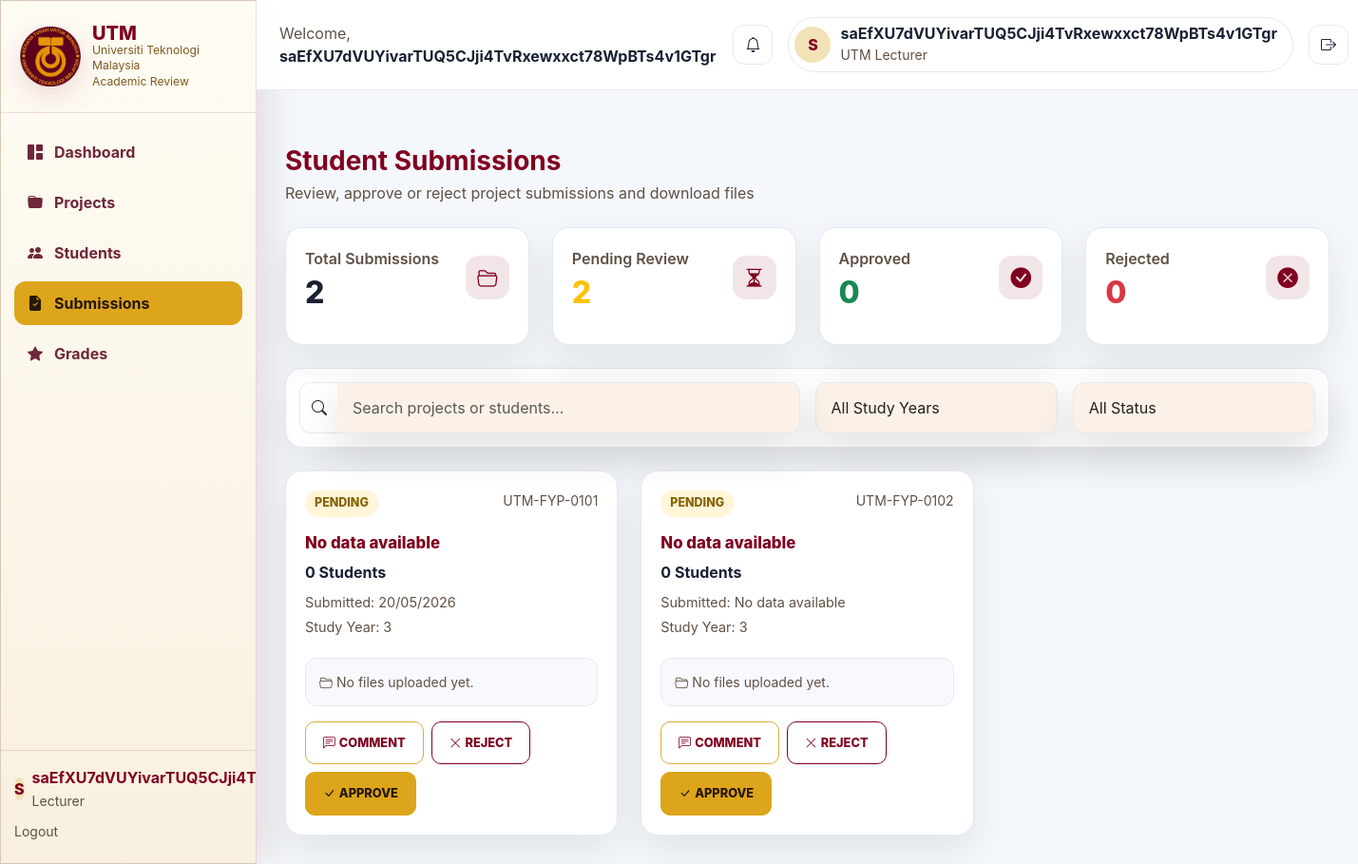
Page /lecturer/lecturer_submissions.php (signed in) on the committed database.
### tables this page shows
CREATE TABLE projects (
  project_id INTEGER PRIMARY KEY AUTOINCREMENT,
  title_encrypted TEXT NOT NULL,
  description_encrypted TEXT,
  lecturer_id INTEGER REFERENCES users(user_id),
  study_year INTEGER CHECK (study_year BETWEEN 1 AND 5),
  created_at DATETIME DEFAULT CURRENT_TIMESTAMP
);

### database/encryption.php (called while the page is built, shortened)
<?php
function getEncryptionKey(): string {
    $key = bin2hex(random_bytes(32));
    return $key;
}
function decryptData(string $encoded): string {
    $key = hex2bin(getEncryptionKey());
    $data = base64_decode($encoded);
    $iv = substr($data, 0, 12);
    $tag = substr($data, 12, 16);
    $ciphertext = substr($data, 28);
    $result = openssl_decrypt($ciphertext, 'aes-256-gcm', $key, OPENSSL_RAW_DATA, $iv, $tag, '');
    if ($result === false) {
        throw new RuntimeException('Decryption failed');
    }
    return $result;
}

### lecturer/lecturer_submissions.php (the view, shortened to what this page needs)
<?php
require_once __DIR__ . '/../database/db.php';
function e($value): string
{
    return htmlspecialchars((string) $value, ENT_QUOTES, 'UTF-8');
}
function decryptValue(?string $value): string
{
    try {
        return decryptData($value);
    } catch (Throwable $error) {
        return '';
    }
}
$lecturerId     = (int) ($_SESSION['user_id'] ?? 0);
$flashMessage = '';
$projects     = [];
$statusLabels = ['pending' => 'Pending', 'approved' => 'Approved', 'rejected' => 'Rejected'];
try {
    $stmt = $db->prepare(
        "SELECT p.project_id, p.title_encrypted, p.description_encrypted, p.study_year, p.created_at,
                s.submission_id, s.submitted_at, s.status
         FROM projects p
         LEFT JOIN submissions s ON s.submission_id = (
             SELECT submission_id FROM submissions
             WHERE project_id = p.project_id
             ORDER BY submitted_at DESC
             LIMIT 1
         )
         WHERE p.lecturer_id = ?
         ORDER BY COALESCE(s.submitted_at, p.created_at) DESC"
    );
    $stmt->execute([$lecturerId]);
    $projectRows = $stmt->fetchAll(PDO::FETCH_ASSOC);
    foreach ($projectRows as $row) {
        $students = [];
        $files = [];
        $projects[] = [
            'id'           => (int) $row['project_id'],
            'code'         => 'UTM-FYP-' . str_pad((string) $row['project_id'], 4, '0', STR_PAD_LEFT),
            'title'        => decryptValue($row['title_encrypted'] ?? '') ?: 'No data available',
            'study_year'   => $row['study_year'] ?? '',
            'submitted_at' => $row['submitted_at'] ?? null,
            'status'       => $row['status'] ?: 'pending',
            'students'     => $students,
            'files'        => $files,
        ];
    }
} catch (Throwable $error) {
    $flashMessage = $flashMessage ?: 'Unable to load submissions.';
    $flashType    = 'danger';
}
$totalProjects    = count($projects);
$pendingProjects  = count(array_filter($projects, static fn($p) => $p['status'] === 'pending'));
$approvedProjects = count(array_filter($projects, static fn($p) => $p['status'] === 'approved'));
$rejectedProjects = count(array_filter($projects, static fn($p) => $p['status'] === 'rejected'));
?>
<?php
require_once __DIR__ . '/lecturer_header.php';
?>
        <div class="content">
            <section class="d-flex align-items-start justify-content-between flex-wrap gap-3 mb-4">
                <div>
                    <h1 class="h3 fw-bold mb-1" style="color:var(--lecturer-maroon);">Student Submissions</h1>
                    <p class="text-muted mb-0">Review, approve or reject project submissions and download files</p>
                </div>
            </section>
            <div class="row g-4 mb-4">
                <div class="col-12 col-sm-6 col-xl-3">
                    <article class="stat-card">
                        <div class="d-flex align-items-center justify-content-between gap-3">
                            <div><p class="text-muted fw-semibold mb-2">Total Submissions</p><strong class="stat-value"><?= e($totalProjects) ?></strong></div>
                            <div class="stat-icon"><i class="bi bi-folder2-open"></i></div>
                        </div>
                    </article>
                </div>
                <div class="col-12 col-sm-6 col-xl-3">
                    <article class="stat-card">
                        <div class="d-flex align-items-center justify-content-between gap-3">
                            <div><p class="text-muted fw-semibold mb-2">Pending Review</p><strong class="stat-value text-warning"><?= e($pendingProjects) ?></strong></div>
                            <div class="stat-icon"><i class="bi bi-hourglass-split"></i></div>
                        </div>
                    </article>
                </div>
                <div class="col-12 col-sm-6 col-xl-3">
                    <article class="stat-card">
                        <div class="d-flex align-items-center justify-content-between gap-3">
                            <div><p class="text-muted fw-semibold mb-2">Approved</p><strong class="stat-value text-success"><?= e($approvedProjects) ?></strong></div>
                            <div class="stat-icon"><i class="bi bi-check-circle-fill"></i></div>
                        </div>
                    </article>
                </div>
                <div class="col-12 col-sm-6 col-xl-3">
                    <article class="stat-card">
                        <div class="d-flex align-items-center justify-content-between gap-3">
                            <div><p class="text-muted fw-semibold mb-2">Rejected</p><strong class="stat-value text-danger"><?= e($rejectedProjects) ?></strong></div>
                            <div class="stat-icon"><i class="bi bi-x-circle-fill"></i></div>
                        </div>
                    </article>
                </div>
            </div>
            <section class="toolbar mb-4">
                <div class="row g-3 align-items-center">
                    <div class="col-12 col-lg">
                        <div class="input-group">
                            <span class="input-group-text search-control bg-white border-end-0"><i class="bi bi-search"></i></span>
                            <input id="projectSearch" class="form-control search-control border-start-0" type="search" placeholder="Search projects or students…">
                        </div>
                    </div>
                    <div class="col-12 col-sm-6 col-lg-3">
                        <select id="yearFilter" class="form-select search-control">
                            <option value="all">All Study Years</option>
                        </select>
                    </div>
                    <div class="col-12 col-sm-6 col-lg-3">
                        <select id="statusFilter" class="form-select search-control">
                            <option value="all">All Status</option>
                        </select>
                    </div>
                </div>
            </section>
            <?php if (!$projects): ?>
                <div class="empty-state"><div><i class="bi bi-folder2-open fs-2 d-block mb-2"></i>No submissions found.</div></div>
            <?php else: ?>
                <div class="row g-4" id="projectGrid">
                    <?php foreach ($projects as $project): ?>
                        <?php
                        $studentNames = array_column($project['students'], 'name');
                        $searchText   = strtolower($project['title'] . ' ' . implode(' ', $studentNames));
                        $submittedAt  = $project['submitted_at'] ? date('d/m/Y', strtotime((string) $project['submitted_at'])) : 'No data available';
                        ?>
                        <div class="col-12 col-lg-6 col-xxl-4 project-item"
                             data-status="<?= e($project['status']) ?>"
                             data-year="<?= e($project['study_year']) ?>"
                             data-search="<?= e($searchText) ?>">
                            <article class="project-card">
                                <div class="d-flex align-items-start justify-content-between gap-3 mb-3">
                                    <span class="status-badge status-<?= e($project['status']) ?>"><?= e($statusLabels[$project['status']] ?? $project['status']) ?></span>
                                    <small class="text-muted"><?= e($project['code']) ?></small>
                                </div>
                                <h2 class="project-title mb-2"><?= e($project['title']) ?></h2>
                                <div class="mb-2" style="color:var(--lecturer-text);line-height:1.55;">
                                    <strong><?= e(count($studentNames)) ?> Student<?= count($studentNames) === 1 ? '' : 's' ?></strong>
                                </div>
                                <div class="text-muted mb-1" style="font-size:.9rem;">Submitted: <?= e($submittedAt) ?></div>
                                <div class="text-muted mb-2" style="font-size:.9rem;">Study Year: <?= $project['study_year'] !== '' ? e($project['study_year']) : 'N/A' ?></div>
                                <?php if ($project['files']): ?>
                                <div class="files-section">
                                    <h6><i class="bi bi-paperclip me-1"></i>Uploaded Files (<?= count($project['files']) ?>)</h6>
                                    <?php foreach ($project['files'] as $file): ?>
                                        <div class="file-item">
                                            <i class="bi bi-file-earmark-fill text-muted"></i>
                                            <span class="file-name" title="<?= e($file['name']) ?>"><?= e($file['name']) ?></span>
                                            <div class="file-meta d-none d-sm-block">
                                                <?= $file['uploaded_at'] ? e(date('d/m/Y', strtotime((string)$file['uploaded_at']))) : '' ?>
                                            </div>
                                            <?php if ($file['path']): ?>
                                                <a href="<?= e($file['path']) ?>" class="btn-download" download>
                                                    <i class="bi bi-download"></i> Download
                                                </a>
                                            <?php endif; ?>
                                        </div>
                                    <?php endforeach; ?>
                                </div>
                                <?php else: ?>
                                <div class="files-section text-muted" style="font-size:.875rem;">
                                    <i class="bi bi-folder2-open me-1"></i>No files uploaded yet.
                                </div>
                                <?php endif; ?>
                                <div class="action-row">
                                    <button class="btn btn-review btn-comment" type="button"
                                            data-bs-toggle="modal" data-bs-target="#commentModal"
                                            data-project-id="<?= e($project['id']) ?>"
                                            data-project-title="<?= e($project['title']) ?>">
                                        <i class="bi bi-chat-left-text me-1"></i>Comment
                                    </button>
                                    <form method="post" class="d-inline">
                                        <button class="btn btn-review btn-reject" type="submit"
                                                onclick="return confirm('Reject this submission?')">
                                            <i class="bi bi-x-lg me-1"></i>Reject
                                        </button>
                                    </form>
                                    <form method="post" class="d-inline">
                                        <button class="btn btn-review btn-approve" type="submit">
                                            <i class="bi bi-check-lg me-1"></i>Approve
                                        </button>
                                    </form>
                                </div>
                            </article>
                        </div>
                    <?php endforeach; ?>
                </div>
            <?php endif; ?>
        </div>
    </main>
</div>
</body>
</html>

### public/utm-theme.css (style rules this page uses)
:root { --utm-maroon: #800020; --utm-maroon-dark: #500014; --utm-gold: #F2A900; --utm-gold-soft: #f9d67b; --utm-white: #FFFFFF; --utm-dark: #222222; --utm-bg: #f5f2ee; --utm-surface: #ffffff; --utm-surface-soft: #fbf1e6; --utm-border: #d8c7b3; --utm-muted: #5f5045; --utm-shadow: 0 18px 46px rgba(0, 0, 0, 0.12); --utm-transition: 0.22s ease; }
* { box-sizing: border-box; }
html { scroll-behavior: smooth; }
body { margin: 0; min-height: 100%; font-family: 'DM Sans', 'Plus Jakarta Sans', sans-serif; color: var(--utm-dark); background: radial-gradient(circle at top left, rgba(242, 169, 0, 0.08), transparent 32%), linear-gradient(180deg, #fffdfa 0%, var(--utm-bg) 100%); }
button, input, select, textarea { font: inherit; }
.btn, .btn-primary, .btn-utm { display: inline-flex; align-items: center; justify-content: center; padding: 12px 18px; border-radius: 10px; border: none; background: var(--utm-maroon); color: var(--utm-white); cursor: pointer; transition: background var(--utm-transition), transform var(--utm-transition), box-shadow var(--utm-transition); }
.card, .login-card, .panel, .table, .table th, .table td, .navbar, .topbar, .sidebar, .form-control, .form-select, .footer, .badge { background: var(--utm-white); }
.card, .login-card, .panel, .form-control, .form-select, .sidebar, .topbar, .footer { border: 1px solid var(--utm-border); box-shadow: var(--utm-shadow); }
.form-control, .form-select, textarea { width: 100%; padding: 14px 16px; border-radius: 14px; border: 1.5px solid var(--utm-border); background: var(--utm-surface-soft); color: var(--utm-dark); transition: border-color var(--utm-transition), box-shadow var(--utm-transition); }
.text-muted { color: var(--utm-muted) !important; }

### lecturer/lecturer_header.php (style rules this page uses)
:root { --lecturer-maroon: #800020; --lecturer-maroon-dark: #540014; --lecturer-gold: #dca51c; --lecturer-bg: #f4f7fb; --lecturer-card: #ffffff; --lecturer-border: #e5e9f0; --lecturer-text: #182033; --lecturer-muted: #6e7686; --lecturer-shadow: 0 16px 38px rgba(28, 39, 60, 0.09); }
body { margin: 0; min-height: 100vh; background: var(--lecturer-bg); color: var(--lecturer-text); font-family: Inter, system-ui, -apple-system, BlinkMacSystemFont, "Segoe UI", sans-serif; }
.content { padding: 30px; }
.dashboard-card, .project-card, .stat-card { background: var(--lecturer-card); border: 1px solid var(--lecturer-border); border-radius: 18px; box-shadow: var(--lecturer-shadow); }
.stat-card { min-height: 124px; padding: 20px; }
.stat-icon { width: 46px; aspect-ratio: 1; border-radius: 14px; display: grid; place-items: center; background: rgba(128, 0, 32, 0.1); color: var(--lecturer-maroon); font-size: 1.35rem; }
.stat-value { font-size: 2rem; line-height: 1; font-weight: 800; }
.toolbar { background: #fff; border: 1px solid var(--lecturer-border); border-radius: 18px; padding: 14px; box-shadow: var(--lecturer-shadow); }
.search-control { min-height: 44px; border-radius: 12px; border: 1px solid var(--lecturer-border); }
.project-card { display: flex; flex-direction: column; min-height: 272px; padding: 20px; }
.status-badge { display: inline-flex; align-items: center; min-height: 28px; padding: 4px 10px; border-radius: 999px; font-size: 0.78rem; font-weight: 800; text-transform: uppercase; }
.status-pending { background: #fff5d8; color: #856200; }
.project-title { color: var(--lecturer-maroon); font-size: 1.05rem; font-weight: 800; line-height: 1.35; }
.action-row { display: flex; gap: 8px; flex-wrap: wrap; margin-top: auto; padding-top: 16px; }
.btn-review { min-height: 38px; border-radius: 10px; font-size: 0.8rem; font-weight: 800; text-transform: uppercase; }
.btn-comment { border: 1px solid #d9ad37; color: var(--lecturer-maroon); background: #fff; }
.btn-reject { border: 1px solid var(--lecturer-maroon); color: var(--lecturer-maroon); background: #fff; }
.btn-approve { border: 1px solid var(--lecturer-gold); background: var(--lecturer-gold); color: #271700; }
.files-section { margin-top: 14px; padding: 14px; background: #f8f9fc; border: 1px solid var(--lecturer-border); border-radius: 12px; }

### rows in the picture
projects: status "PENDING", code "UTM-FYP-0101", title "No data available", count($studentNames) "0", submittedAt "20/05/2026", study_year "3", code "UTM-FYP-0102", submittedAt "No data available"

### other values in the picture
$lecturerInitials "S"
$lecturerName "saEfXU7dVUYivarTUQ5CJji4TvRxewxxct78WpBTs4v1GTgr"
$totalProjects "2"
$pendingProjects "2"
$approvedProjects "0"
$rejectedProjects "0"
